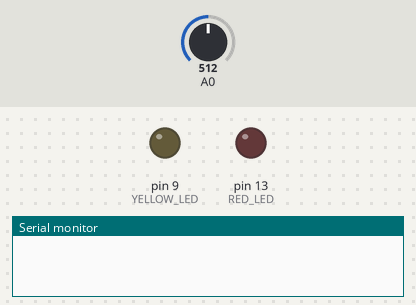
A sketch run on a simulated Arduino Uno, built with avr-gcc and run on an emulated ATmega328P. On the bench: output pins drawn as LEDs (lit = HIGH), the last lines printed to the serial monitor. Dashed ring = blinking. The inputs (shaded band) are chosen by the test bench; at power-on: A0 = 512.

Above: at 0.1 s.
At 5.1 s:
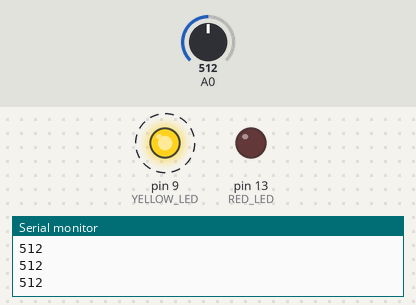
At 10.1 s:
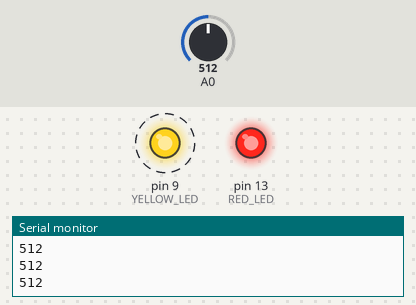
Timing chart, 0 to 11.6 s (numbered marks = the images above):
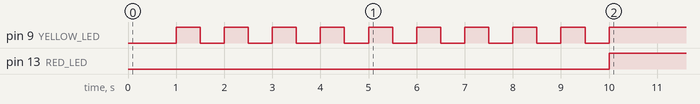

The sketch:

HK2-4-2.ino
```cpp
//LEDのポートを設定
const int RED_LED = 13;
const int YELLOW_LED = 9;
//変数の宣言
unsigned long time_pre =0; //基準となる時間を格納
unsigned long time_pre2 = 0;
unsigned long time_now = 0; //現在時刻を格納
unsigned int cnt; //カウンター
boolean flag = false; //終了フラグ
boolean led_flag = LOW;//LEDの状態を表すフラグ

void setup()
{
  //ピンモードを設定
  pinMode(RED_LED, OUTPUT);
  pinMode(YELLOW_LED,OUTPUT);
  //シリアル通信を9600bpsで初期化
  Serial.begin(9600);
}

void loop()
{
    time_now = millis(); //開始からの時間をtime_nowに格納

    if(cnt < 10){ //カウンターが回以下なら
      //1s経過ごとに実行
      if(time_now - time_pre >=1000){
        //照度センサーの値をシリアル通信
        Serial.println(analogRead(A0));
        //経過時間をリセット
        time_pre = time_now;
        cnt ++; //カウンターを増加させる
      }
      //500ms経過ごとに実行
      if(time_now - time_pre2 >=500){
        digitalWrite(YELLOW_LED,led_flag);
        //led_flagを切り替え(LOW -> HIGH, HIGH -> LOW)
        led_flag = !led_flag;
        //time_pre2にtime_nowを代入(経過時間をリセット)
        time_pre2 = time_now;
      }

    }else{ //10回計測し終わったら
      if(flag == false){ //最初
        digitalWrite(RED_LED, HIGH);
        time_pre = time_now;
        flag = true;
      }else if(flag == true && time_now -time_pre == 500){//終了から500ms経過
        digitalWrite(YELLOW_LED, LOW);

      //終了から1ms経過
      }else if(flag == true && time_now -time_pre == 1000){
        digitalWrite(RED_LED, LOW);
      }
    }
}
```

Measured:
- by itself, pin 9 (YELLOW_LED): alternates HIGH for 0.50 s and LOW for 0.50 s, 19 changes in all, then stays HIGH
- by itself, pin 13 (RED_LED): LOW → HIGH at 10.0 s
